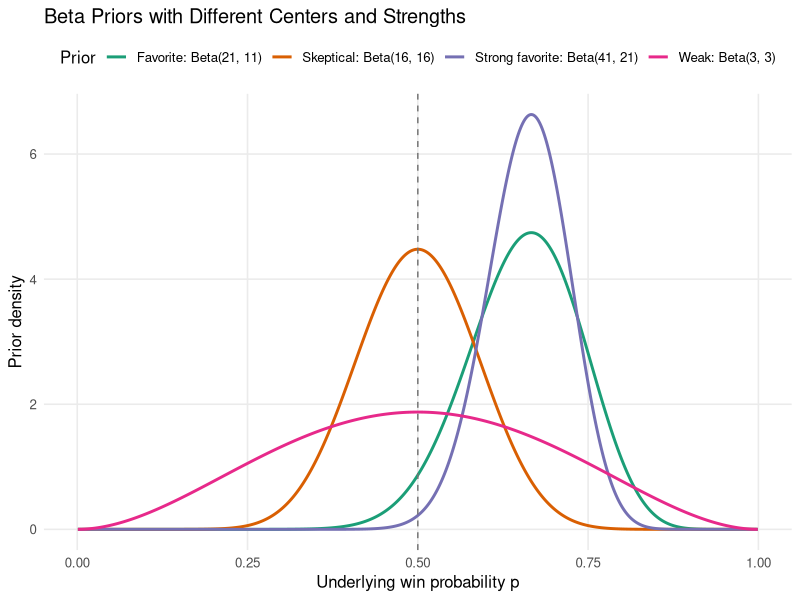
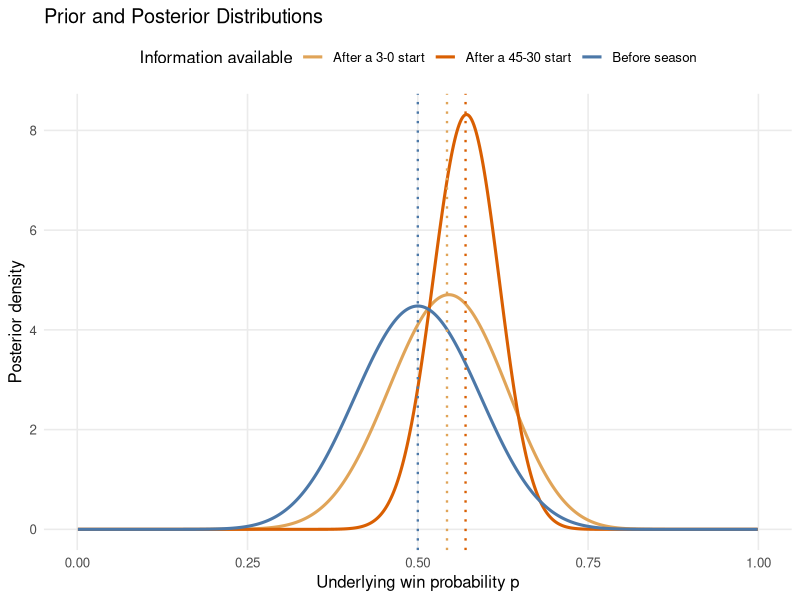
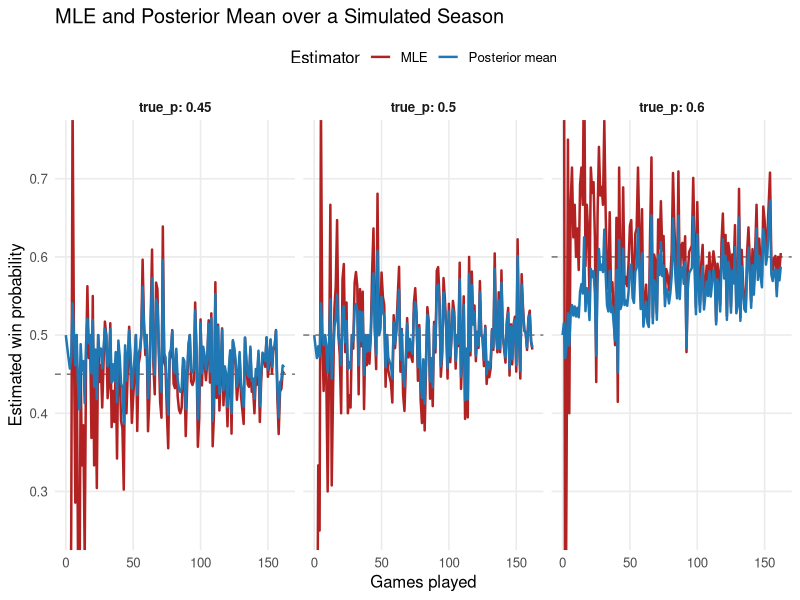

Write R code to recreate these figures, in order.
#######################
### Authors: JP, RB ###
#######################

########################
### INSTALL PACKAGES ###
########################

# install.packages(c("dplyr", "ggplot2", "tidyr"))

library(dplyr)
library(ggplot2)
library(tidyr)

################
### SETTINGS ###
################

set.seed(11)

figure_dir = "2026/lectures/figures"
dir.create(figure_dir, recursive = TRUE, showWarnings = FALSE)

theme_week = theme_minimal(base_size = 12) +
    theme(
        legend.position = "top",
        panel.grid.minor = element_blank(),
        strip.text = element_text(face = "bold")
    )

#############################
### PRIOR CENTER/STRENGTH ####
#############################

prior_specs = tibble(
    prior = c(
        "Skeptical: Beta(16, 16)",
        "Weak: Beta(3, 3)",
        "Favorite: Beta(21, 11)",
        "Strong favorite: Beta(41, 21)"
    ),
    alpha = c(16, 3, 21, 41),
    beta = c(16, 3, 11, 21)
) |>
    mutate(
        center = alpha / (alpha + beta),
        strength = alpha + beta
    )

prior_curves = crossing(
    prior_specs,
    p = seq(0.001, 0.999, length.out = 600)
) |>
    mutate(density = dbeta(p, alpha, beta))

prior_plot = ggplot(prior_curves, aes(p, density, color = prior)) +
    geom_line(linewidth = 1) +
    geom_vline(xintercept = 0.5, linetype = "dashed", color = "gray45") +
    scale_color_brewer(palette = "Dark2") +
    labs(
        title = "Beta Priors with Different Centers and Strengths",
        x = "Underlying win probability p",
        y = "Prior density",
        color = "Prior"
    ) +
    theme_week

ggsave(
    file.path(figure_dir, "11_beta-priors.png"),
    prior_plot,
    width = 9,
    height = 5.5,
    dpi = 300
)

########################
### PRIOR UPDATING #####
########################

update_specs = tribble(
    ~stage, ~wins, ~losses,
    "Before season", 0, 0,
    "After a 3-0 start", 3, 0,
    "After a 45-30 start", 45, 30
)

alpha_prior = 16
beta_prior = 16

posterior_curves = crossing(
    update_specs,
    p = seq(0.001, 0.999, length.out = 600)
) |>
    mutate(
        alpha_post = alpha_prior + wins,
        beta_post = beta_prior + losses,
        density = dbeta(p, alpha_post, beta_post),
        posterior_mean = alpha_post / (alpha_post + beta_post)
    )

update_plot = ggplot(posterior_curves, aes(p, density, color = stage)) +
    geom_line(linewidth = 1.05) +
    geom_vline(
        data = distinct(posterior_curves, stage, posterior_mean),
        aes(xintercept = posterior_mean, color = stage),
        linetype = "dotted",
        linewidth = 0.8,
        show.legend = FALSE
    ) +
    scale_color_manual(
        values = c(
            "Before season" = "#4C78A8",
            "After a 3-0 start" = "#E0A458",
            "After a 45-30 start" = "#D95F02"
        )
    ) +
    labs(
        title = "Prior and Posterior Distributions",
        x = "Underlying win probability p",
        y = "Posterior density",
        color = "Information available"
    ) +
    theme_week

ggsave(
    file.path(figure_dir, "11_prior-updating.png"),
    update_plot,
    width = 9,
    height = 5.5,
    dpi = 300
)

################################
### ESTIMATOR COMPARISON #######
################################

games = 0:162
comparison = crossing(
    games_played = games,
    true_p = c(0.45, 0.50, 0.60)
) |>
    group_by(games_played, true_p) |>
    mutate(wins = if_else(games_played == 0, 0, rbinom(1, games_played, true_p))) |>
    ungroup() |>
    mutate(
        mle = if_else(games_played == 0, NA_real_, wins / games_played),
        posterior_mean = (wins + alpha_prior) /
            (games_played + alpha_prior + beta_prior)
    )

trajectory_plot = comparison |>
    select(games_played, true_p, MLE = mle, `Posterior mean` = posterior_mean) |>
    pivot_longer(c(MLE, `Posterior mean`), names_to = "estimator", values_to = "estimate") |>
    ggplot(aes(games_played, estimate, color = estimator)) +
    geom_hline(aes(yintercept = true_p), linetype = "dashed", color = "gray45") +
    geom_line(linewidth = 0.85, na.rm = TRUE) +
    facet_wrap(~ true_p, nrow = 1, labeller = label_both) +
    scale_color_manual(values = c("MLE" = "#B22222", "Posterior mean" = "#1F78B4")) +
    coord_cartesian(ylim = c(0.25, 0.75)) +
    labs(
        title = "MLE and Posterior Mean over a Simulated Season",
        x = "Games played",
        y = "Estimated win probability",
        color = "Estimator"
    ) +
    theme_week

ggsave(
    file.path(figure_dir, "11_estimator-trajectories.png"),
    trajectory_plot,
    width = 10,
    height = 5.2,
    dpi = 300
)
